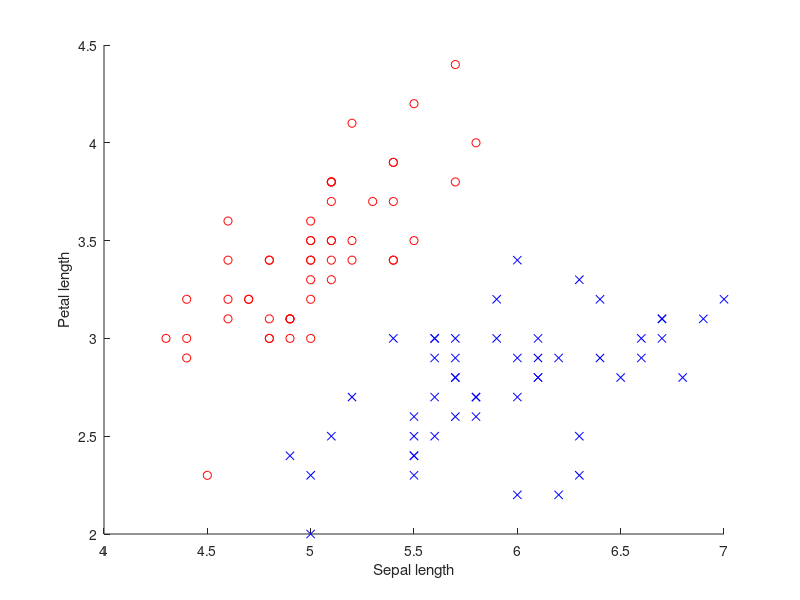

The MATLAB source for this figure: (Note: this script raises an error after producing the figure.)
clear all
close all

%load iris_data
load iris_data.mat

X=[x(1:100,1) x(1:100,2)];
for i=1:100
    if y(i) == 0
        Y(i,1)=1;
    else
        Y(i,1)=-1;
    end
end

figure(1)
hold on
plot(X(1:50,1),X(1:50,2),'ro')
plot(X(51:100,1),X(51:100,2),'bx')

xlabel('Sepal length')
ylabel('Petal length')

%Perceptron
n_iter=2000;
eta=0.0001;

w=[0.03;0.03;0.03];
sum_square_erro = zeros(n_iter,1);
for i=1:n_iter
    error_sum=zeros(3,1);
    %prediction
    for j=1:length(X)
    Yhat(j,1)=step_f(w'*[1;X(j,:)']);
            
    error_sum = error_sum + (Y(j,1)-Yhat(j,1))*[1;X(j,:)'];
    sum_square_erro(i,1) = sum_square_erro(i,1) + (1/200)*(Y(j,1)-Yhat(j,1))^2;
    end
    
    %update
    w=w+eta*(Y(j,1)-Yhat(j,1))*[1;X(j,:)'];

end


x1=4:0.1:7;
for i=1:length(x1)
    x2(i)=-w(1)/w(3)-w(2)/w(3)*x1(i);
end

figure(1)
plot(x1,x2)

figure(2)
plot(sum_square_erro)

a = [5.1,4.9,4.7,6];
b = [3.5,3,3.2,3.4];
length(a)
for i=1:length(a)
    if step_f(w(2)*a(i) + w(3)*b(i) + w(1)) == 1
        res = 'setosa'
    else
        res = 'versicolor'
    end
end










